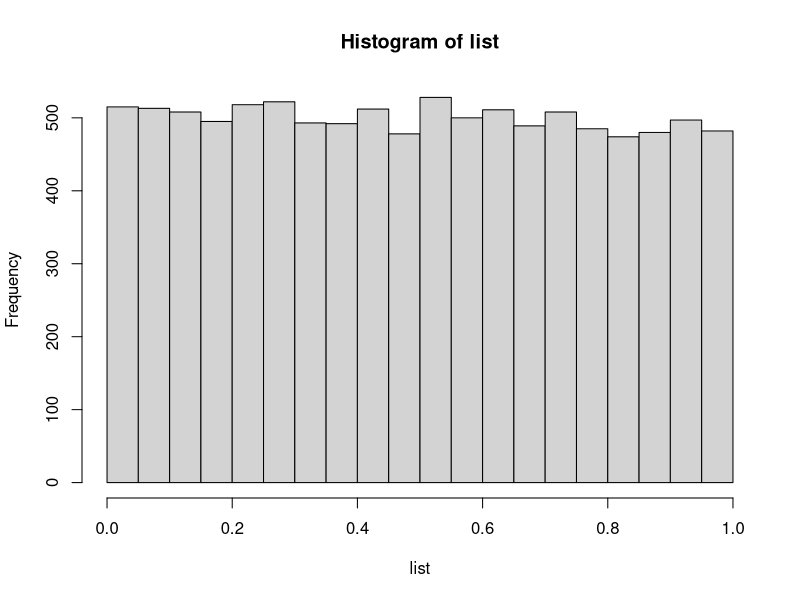

Generate this figure with R:
# Assignment 1

# a
list <- c(0.03, 0.04, 0.05, 0.49, 0.50, 0.59, 0.66, 0.72, 0.83, 1.17)
a_mean <- mean(list)
a_median <- median(list)
a_var <- var(list)

# b
list <- 2 * runif(100)
b_mean <- mean(list)
b_median <- median(list)
b_var <- var(list)

# c
list <- runif(10000)
hist(list, breaks=20)

